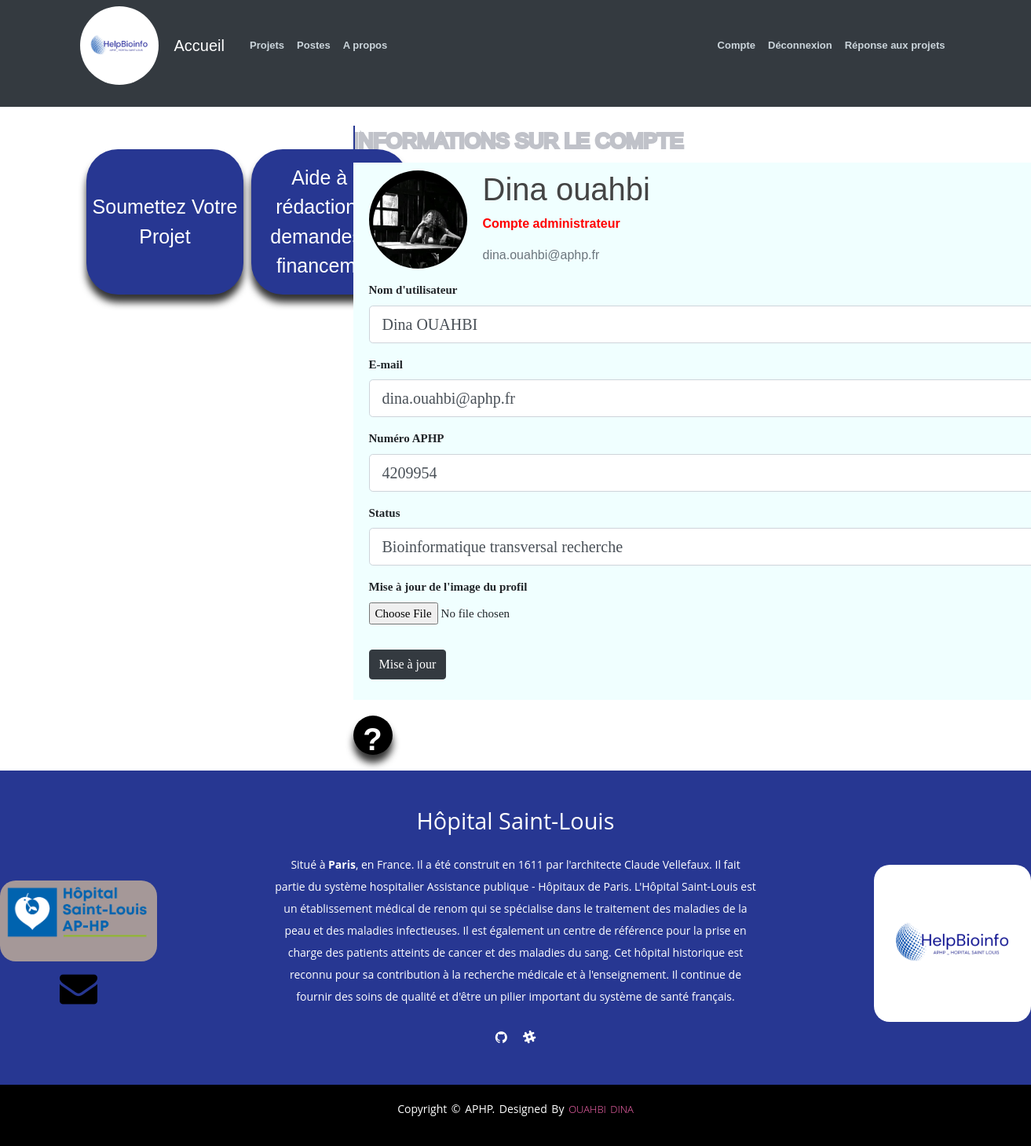
Page /account (signed in) on the committed database.
### flaskblog/models.py (models this page shows, shortened)
class User(db.Model, UserMixin):
    id = db.Column(db.Integer, primary_key=True)
    username = db.Column(db.String(20), unique=True, nullable=False)
    email = db.Column(db.String(120), unique=True, nullable=False)
    aphp_num = db.Column(db.String(20), unique=True, nullable=False)
    status = db.Column(db.String(120), nullable=False)
    image_file = db.Column(db.String(20), nullable=False,default='default.png')
    is_admin = db.Column(db.Boolean, default=False)
    password = db.Column(db.String(60), nullable=False)
    posts = db.relationship('Post', backref='author', lazy=True)
    projects = db.relationship('Project', backref='author', lazy=True)
    grants = db.relationship('Grant', backref='author', lazy=True)
    requests = db.relationship('Project_request', backref='author', lazy=True)

### flaskblog/users/routes.py (the view)
@users.route("/account", methods=['GET', 'POST'])
@login_required
def account():
    form = UpdateAccountForm()
    if form.validate_on_submit():
        if form.picture.data:
            picture_file = save_picture(form.picture.data)
            current_user.image_file = picture_file
        current_user.username = form.username.data
        current_user.email = form.email.data
        current_user.aphp_num = form.aphp_num.data
        current_user.status = form.status.data
        db.session.commit()
        flash("Votre compte a été mis à jour", 'success')
        return redirect(url_for('users.account'))
    elif request.method == 'GET':
        form.username.data=current_user.username
        form.email.data=current_user.email
        form.aphp_num.data=current_user.aphp_num
        form.status.data=current_user.status
    image_file = url_for('static', filename='profile_pics/'+ current_user.image_file)
    return render_template('account.html', title='Account', image_file=image_file, form=form, instructions=instructions('account'))

### flaskblog/users/forms.py (shortened to what this page needs)
class UpdateAccountForm(FlaskForm):
    username = StringField("Nom d'utilisateur", # html label
                           validators=[DataRequired(), Length(min=2, max=20)]) #list of validations that we want to check
    email = StringField('E-mail',
                        validators=[DataRequired(), Email()])
    aphp_num = StringField('Numéro APHP',
                        validators=[DataRequired(), Length(min=7, max=10)])
    status = StringField('Status',
                         validators=[DataRequired(), Length(min=2)])
    picture = FileField("Mise à jour de l'image du profil", validators=[FileAllowed(['jpg', 'png'])])
    submit = SubmitField('Mise à jour')

### flaskblog/models.py (called while the page is built)
@login_manager.user_loader
def load_user(user_id):
    return User.query.get(int(user_id))

### flaskblog/static/info.py (called while the page is built)
def instructions(key):
    dico = {
        'login': login,
        'register': register,
        'account':account,
        'about': about,
        'post':post,
        'projects':projects,
        'grants':grants,
        'about_us':about_us,
        'new_project':new_project,
        'new_post':new_post,
        'racine':racine,
        'profile':profile
    }
    return dico[key]

### flaskblog/templates/account.html (shortened to what this page needs)
{% extends 'layout.html' %}
{% block content %}
    <legend data-text="Informations sur le compte">Informations sur le compte</legend>
    <div class="content-section">
        <div class="media">
            <img class="rounded-circle account-img" src="{{ image_file }}">
            <div class="media-body">
                <h2 class="account-heading">{{ current_user.username.capitalize() }}</h2>
                {% if current_user.is_admin %}
                    <p style="color: rgb(255, 0, 0); font-weight:bold;">Compte administrateur</p>
                {%else%}
                    <p style="color: rgb(92, 90, 90); font-weight:bold;">Compte utilisateur</p>
                {% endif %}
                <p class="text-secondary">{{ current_user.email }}</p>
            </div>
        </div>
            <form method="POST" action="" enctype="multipart/form-data">
                <fieldset class="form-group">
                    <div class="form-group">
                        {{ form.username.label(class="form-control-label") }}
                        {% if form.username.errors %}
                            {{ form.username(class="form-control form-control-lg is-invalid") }}
                            <div class="invalid-feedback">
                                {% for error in form.username.errors %}
                                    <span>{{ error }}</span>
                                {% endfor %}
                            </div>
                        {% else %}
                            {{ form.username(class="form-control form-control-lg") }}
                        {% endif %}
                    </div>
                    <div class="form-group">
                        {{ form.email.label(class="form-control-label") }}
                        {% if form.email.errors %}
                            {{ form.email(class="form-control form-control-lg is-invalid") }}
                            <div class="invalid-feedback">
                                {% for error in form.email.errors %}
                                    <span>{{ error }}</span>
                                {% endfor %}
                            </div>
                        {% else %}
                            {{ form.email(class="form-control form-control-lg") }}
                        {% endif %}
                    </div>
                    <div class="form-group">
                        {{ form.aphp_num.label(class="form-control-label") }}
                        {% if form.aphp_num.errors %}
                            {{ form.aphp_num(class="form-control form-control-lg is-invalid") }}
                            <div class="invalid-feedback">
                                {% for error in form.aphp_num.errors %}
                                    <span>{{ error }}</span>
                                {% endfor %}
                            </div>
                        {% else %}
                            {{ form.aphp_num(class="form-control form-control-lg") }}
                        {% endif %}
                    </div>
                    <div class="form-group">
                        {{ form.status.label(class="form-control-label") }}
                        {% if form.status.errors %}
                            {{ form.status(class="form-control form-control-lg is-invalid") }}
                            <div class="invalid-feedback">
                                {% for error in form.status.errors %}
                                    <span>{{ error }}</span>
                                {% endfor %}
                            </div>
                        {% else %}
                            {{ form.status(class="form-control form-control-lg") }}
                        {% endif %}
                    </div>
                    <div class="form-group">
                        {{ form.picture.label() }}
                        {{ form.picture(class="form-control-file") }}
                    </div>
                </fieldset>
                <div class="form-group">
                    {{ form.submit(class="btn btn-dark") }}
                </div>
            </form>
    </div>
{% endblock content %}

### flaskblog/static/main.css (style rules this page uses)
body { justify-content: center; background: #ffffff; margin-top: 10rem; font-family: Arial, sans-serif; }
legend { position: relative; font-size: 2vw; color: #252839; -webkit-text-stroke: 0.3vw #c0c2c9; text-transform: uppercase; }
legend::before { content: attr(data-text); position: absolute; top: 0; left: 0; width: 0; height: 100%; color: #273792; -webkit-text-stroke: 0vw #383d52; border-right: 2px solid #273792; overflow: hidden; animation: animate 6s linear infinite; }
h1, h2, h3, h4, h5, h6 { color: #444444; }
.content-section { background-color:#F0FFFF; padding: 10px 20px; margin-bottom: 20px; }
.account-img { height: 125px; width: 125px; margin-right: 20px; margin-bottom: 16px; }
.account-heading { font-size: 2.5rem; }
.form-group { font-size: 15px; font-weight: bolder; font-family: Georgia, 'Times New Roman', Times, serif; }

### flaskblog/static/footer.css (style rules this page uses)
* { margin: 0; padding: 0; box-sizing: border-box; }

### rows in the picture
User: username "Dina ouahbi", email "dina.ouahbi@aphp.fr", username "Dina OUAHBI", aphp_num "4209954", status "Bioinformatique transversal recherche"
